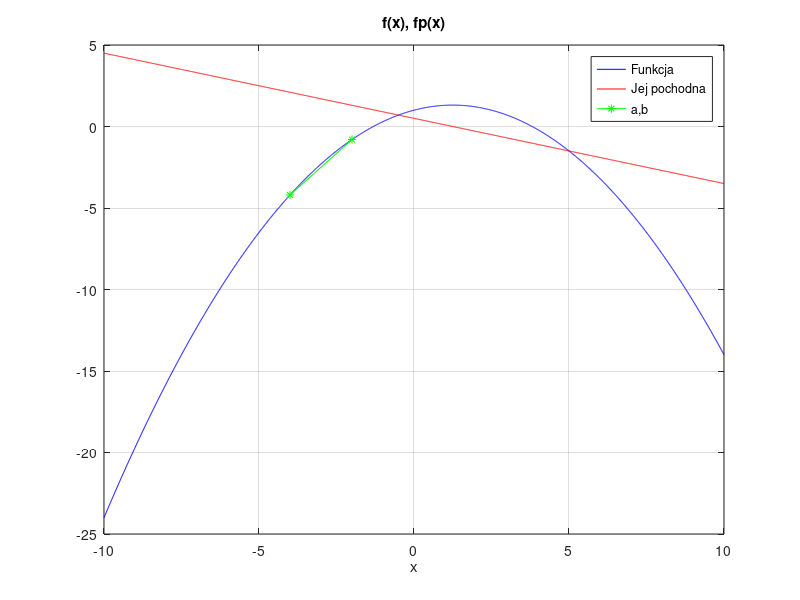

Source code (MATLAB): (Note: this script raises an error after producing the figure.)
% equnonlin_solve.m
clear all; close all;

it = 30;

%%
a  = pi-pi/5; b=pi+pi/5;  % znajdz zero funkcji y=sin(x) dla x=pi
f  = @(x) sin(x);         % definicja funkcji
fp = @(x) cos(x);         % definicja pochodnej funkcji
z = pi
TOL = 0.001 * pi;  % 1 promil pi


%%
nachylenie_okolo = 45;

switch nachylenie_okolo
    case 10
        a = -1; b = 5;
        A = 0.15; B = 0.3; C = 0.1;  
    case 45
        a = -4; b = -2;
        A = -0.2; B = 0.5; C = 1;  
    case 80
        a = 0; b = 6;
        A = 2; B = 3; C = -3.5;  
end

f = @(x) A*x.^2+B*x+C; 
fp= @(x) 2*A*x+B;
delta = B^2 - 4*A*C;
z1 = (-B - sqrt(delta)) / (2*A);
z2 = (-B + sqrt(delta)) / (2*A);
z = z2
kat_paraboli_w_z = rad2deg(atan(fp(z)))

TOL = 0.001;

%%
x = -10 : 0.01 : 10;
figure; plot( x, f(x), 'b-', x, fp(x),'r-', [a, b], [f(a), f(b)], "g*-" ); 
grid; xlabel('x'); title('f(x), fp(x)');
legend('Funkcja','Jej pochodna', "a,b");

cs = nonlinsolvers( f, fp, a, b, 'sieczne', it);


figure;     
    plot( 1:it,cs,'o-' ); hold on;
    
    plot( xlim, [z, z], "k--" );

xlabel('iter'); title('c(iter)');
grid on, legend("Sieczne", "zero");

kiedy_zbierzne = @(preds) min(find(abs(preds - z) <= TOL));

fprintf('Sieczne it: %d, result: %f, error: %f\n', kiedy_zbierzne(cs), cs(end), cs(end) - z);

